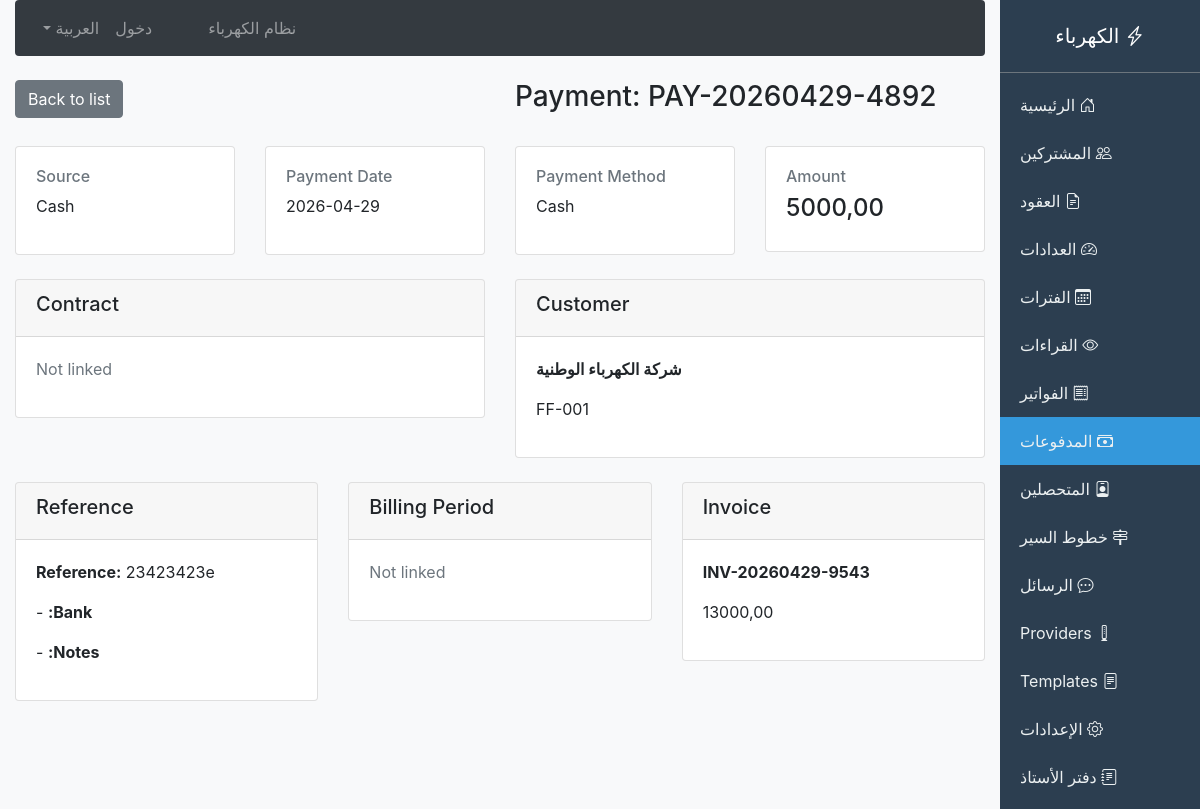
/billing/payments/6/, run on the app's committed database.
### billing/models.py (models this page shows, shortened)
class Payment(models.Model):
    class PaymentMethod(models.TextChoices):
        CASH = 'cash', 'Cash'
        BANK_TRANSFER = 'bank_transfer', 'Bank Transfer'
        CARD = 'card', 'Card'
        ONLINE = 'online', 'Online'
        CHEQUE = 'cheque', 'Cheque'
    class PaymentSource(models.TextChoices):
        CASH = 'cash', 'Cash'
        BANK_TRANSFER = 'bank_transfer', 'Bank Transfer'
        CARD = 'card', 'Card'
        ONLINE = 'online', 'Online'
        CHEQUE = 'cheque', 'Cheque'
        COLLECTOR = 'collector', 'Collector'
        EWALLET = 'ewallet', 'E-Wallet'
    payment_number = models.CharField(max_length=50, unique=True, blank=True)
    contract = models.ForeignKey(Contract, on_delete=models.CASCADE, null=True, blank=True, related_name='payments')
    invoice = models.ForeignKey(Invoice, on_delete=models.CASCADE, null=True, blank=True, related_name='payments')
    customer = models.ForeignKey(Customer, on_delete=models.CASCADE)
    amount = models.DecimalField(max_digits=12, decimal_places=2)
    payment_date = models.DateTimeField(default=timezone.now)
    payment_method = models.CharField(max_length=20, choices=PaymentMethod.choices, blank=True)
    source_type = models.CharField(max_length=20, choices=PaymentSource.choices, default=PaymentSource.CASH)
    reference_number = models.CharField(max_length=100, blank=True, default='')
    cheque_number = models.CharField(max_length=50, blank=True, default='')
    bank_name = models.CharField(max_length=100, blank=True, default='')
    notes = models.TextField(blank=True, default='')
    recorded_by = models.ForeignKey(User, on_delete=models.SET_NULL, null=True, blank=True)
    period = models.ForeignKey(BillingPeriod, on_delete=models.SET_NULL, null=True, blank=True, related_name='payments')
    class Meta:
        ordering = ['-payment_date']

class Customer(models.Model):
    customer_number = models.CharField(max_length=50, unique=True, blank=True, default='')
    full_name_ar = models.CharField(max_length=150)
    full_name_en = models.CharField(max_length=150, blank=True, default='')
    national_id = models.CharField(max_length=50, blank=True, default='')
    mobile_phone = models.CharField(max_length=20, blank=True, default='')
    phone2 = models.CharField(max_length=20, blank=True, default='')
    email = models.EmailField(blank=True, default='')
    address = models.TextField(blank=True, default='')
    city = models.CharField(max_length=50, blank=True, default='')
    is_active = models.BooleanField(default=True)
    registration_date = models.DateField(auto_now_add=True)
    current_balance = models.DecimalField(max_digits=12, decimal_places=2, default=0)
    credit_limit = models.DecimalField(max_digits=12, decimal_places=2, default=0)
    notes = models.TextField(blank=True, default='')
    created_at = models.DateTimeField(auto_now_add=True)

class Invoice(models.Model):
    class InvoiceStatus(models.TextChoices):
        DRAFT = 'draft', 'Draft'
        ISSUED = 'issued', 'Issued'
        PAID = 'paid', 'Paid'
        PARTIALLY_PAID = 'partially_paid', 'Partially Paid'
        OVERDUE = 'overdue', 'Overdue'
        CANCELLED = 'cancelled', 'Cancelled'
    invoice_number = models.CharField(max_length=50, unique=True)
    contract = models.ForeignKey(Contract, on_delete=models.CASCADE, related_name='invoices')
    subscription_type = models.ForeignKey('SubscriptionType', on_delete=models.SET_NULL, null=True, blank=True, related_name='invoices')
    reading = models.ForeignKey(MeterReading, on_delete=models.SET_NULL, null=True, blank=True)
    issue_date = models.DateField()
    due_date = models.DateField()
    total_amount = models.DecimalField(max_digits=12, decimal_places=2)
    previous_indebtedness = models.DecimalField(max_digits=12, decimal_places=2, default=0)
    paid_amount = models.DecimalField(max_digits=12, decimal_places=2, default=0)
    invoice_status = models.CharField(max_length=20, choices=InvoiceStatus.choices, default=InvoiceStatus.ISSUED)
    penalty_amount = models.DecimalField(max_digits=10, decimal_places=2, default=0)
    period = models.ForeignKey(BillingPeriod, on_delete=models.SET_NULL, null=True, blank=True, related_name='invoices')
    notes = models.TextField(blank=True)
    created_at = models.DateTimeField(auto_now_add=True)
    class Meta:
        ordering = ['-issue_date']

### billing/views.py (the view)
# urls.py: path('payments/<int:pk>/', views.payment_detail, name='payment_detail'),
def payment_detail(request, pk):
    payment = get_object_or_404(Payment, pk=pk)
    return render(request, 'billing/payment_detail.html', {'payment': payment})

### billing/context_processors.py (called while the page is built)
def language_context(request):
    lang = getattr(request, 'session', {}).get('django_language', 'ar')
    if not lang:
        lang = 'ar'
    return {
        'LANGUAGE_CODE': lang,
        'LANGUAGE_NAME': 'العربية' if lang == 'ar' else 'English'
    }

### templates/billing/payment_detail.html (shortened to what this page needs)
{% extends 'billing/base.html' %}
{% block content %}
<div class="row mb-4">
    <div class="col-md-6">
        <h3>Payment: {{ payment.payment_number }}</h3>
    </div>
    <div class="col-md-6 text-left">
        <a href="{% url 'payment_list' %}" class="btn btn-secondary">Back to list</a>
    </div>
</div>
<div class="row mb-4">
    <div class="col-md-3">
        <div class="card">
            <div class="card-body">
                <h6 class="text-muted">Amount</h6>
                <h4>{{ payment.amount|floatformat:2 }}</h4>
            </div>
        </div>
    </div>
    <div class="col-md-3">
        <div class="card">
            <div class="card-body">
                <h6 class="text-muted">Payment Method</h6>
                <p>{{ payment.get_payment_method_display }}</p>
            </div>
        </div>
    </div>
    <div class="col-md-3">
        <div class="card">
            <div class="card-body">
                <h6 class="text-muted">Payment Date</h6>
                <p>{{ payment.payment_date|date:"Y-m-d" }}</p>
            </div>
        </div>
    </div>
    <div class="col-md-3">
        <div class="card">
            <div class="card-body">
                <h6 class="text-muted">Source</h6>
                <p>{{ payment.get_source_type_display }}</p>
            </div>
        </div>
    </div>
</div>
<div class="row">
    <div class="col-md-6">
        <div class="card">
            <div class="card-header"><h5>Customer</h5></div>
            <div class="card-body">
                {% if payment.customer %}
                <p><strong>{{ payment.customer.full_name_ar }}</strong></p>
                <p>{{ payment.customer.customer_number }}</p>
                {% else %}
                <p class="text-muted">Not linked</p>
                {% endif %}
            </div>
        </div>
    </div>
    <div class="col-md-6">
        <div class="card">
            <div class="card-header"><h5>Contract</h5></div>
            <div class="card-body">
                {% if payment.contract %}
                <p><strong>{{ payment.contract.contract_number }}</strong></p>
                <p>{{ payment.contract.type.name_ar }}</p>
                {% else %}
                <p class="text-muted">Not linked</p>
                {% endif %}
            </div>
        </div>
    </div>
</div>
<div class="row mt-4">
    <div class="col-md-4">
        <div class="card">
            <div class="card-header"><h5>Invoice</h5></div>
            <div class="card-body">
                {% if payment.invoice %}
                <p><strong>{{ payment.invoice.invoice_number }}</strong></p>
                <p>{{ payment.invoice.total_amount|floatformat:2 }}</p>
                {% else %}
                <p class="text-muted">Not linked</p>
                {% endif %}
            </div>
        </div>
    </div>
    <div class="col-md-4">
        <div class="card">
            <div class="card-header"><h5>Billing Period</h5></div>
            <div class="card-body">
                {% if payment.period %}
                <p><strong>{{ payment.period.period_name }}</strong></p>
                <p>{{ payment.period.period_code }}</p>
                {% else %}
                <p class="text-muted">Not linked</p>
                {% endif %}
            </div>
        </div>
    </div>
    <div class="col-md-4">
        <div class="card">
            <div class="card-header"><h5>Reference</h5></div>
            <div class="card-body">
                <p><strong>Reference:</strong> {{ payment.reference_number|default:"-" }}</p>
                <p><strong>Bank:</strong> {{ payment.bank_name|default:"-" }}</p>
                <p><strong>Notes:</strong> {{ payment.notes|default:"-" }}</p>
            </div>
        </div>
    </div>
</div>
{% endblock %}

### data on the page
Payment: payment_number "PAY-20260429-4892", amount "5000,00", payment_method "Cash", payment_date "2026-04-29", source_type "Cash", customer.full_name_ar "شركة الكهرباء الوطنية", customer.customer_number "FF-001", invoice.invoice_number "INV-20260429-9543", invoice.total_amount "13000,00", reference_number "23423423e", bank_name "-", notes "-"
